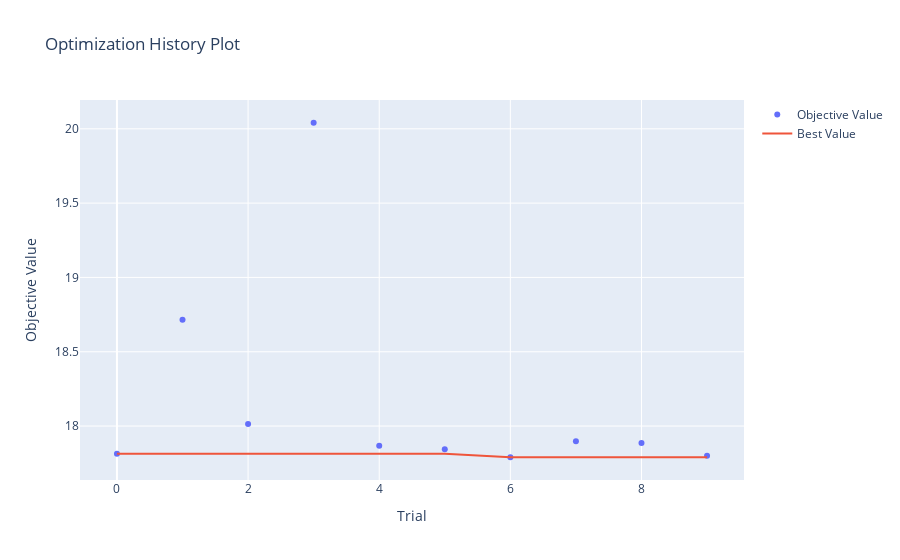

The notebook cell saved with this chart:
### Code cell
optuna.visualization.plot_optimization_history(study)

### Figure 1 — Plotly figure (JSON) as saved in the notebook; plotly's stock layout.template omitted (floating-point values rounded to 4 significant figures)
{"data": [{"mode": "markers", "name": "Objective Value", "type": "scatter", "x": [0, 1, 2, 3, 4, 5, 6, 7, 8, 9], "y": [17.81, 18.72, 18.01, 20.04, 17.87, 17.84, 17.79, 17.9, 17.89, 17.8]}, {"mode": "lines", "name": "Best Value", "type": "scatter", "x": [0, 1, 2, 3, 4, 5, 6, 7, 8, 9], "y": [17.81, 17.81, 17.81, 17.81, 17.81, 17.81, 17.79, 17.79, 17.79, 17.79]}, {"marker": {"color": "#cccccc"}, "mode": "markers", "name": "Infeasible Trial", "showlegend": false, "type": "scatter", "x": [], "y": []}], "layout": {"title": {"text": "Optimization History Plot"}, "xaxis": {"title": {"text": "Trial"}}, "yaxis": {"title": {"text": "Objective Value"}}}}
